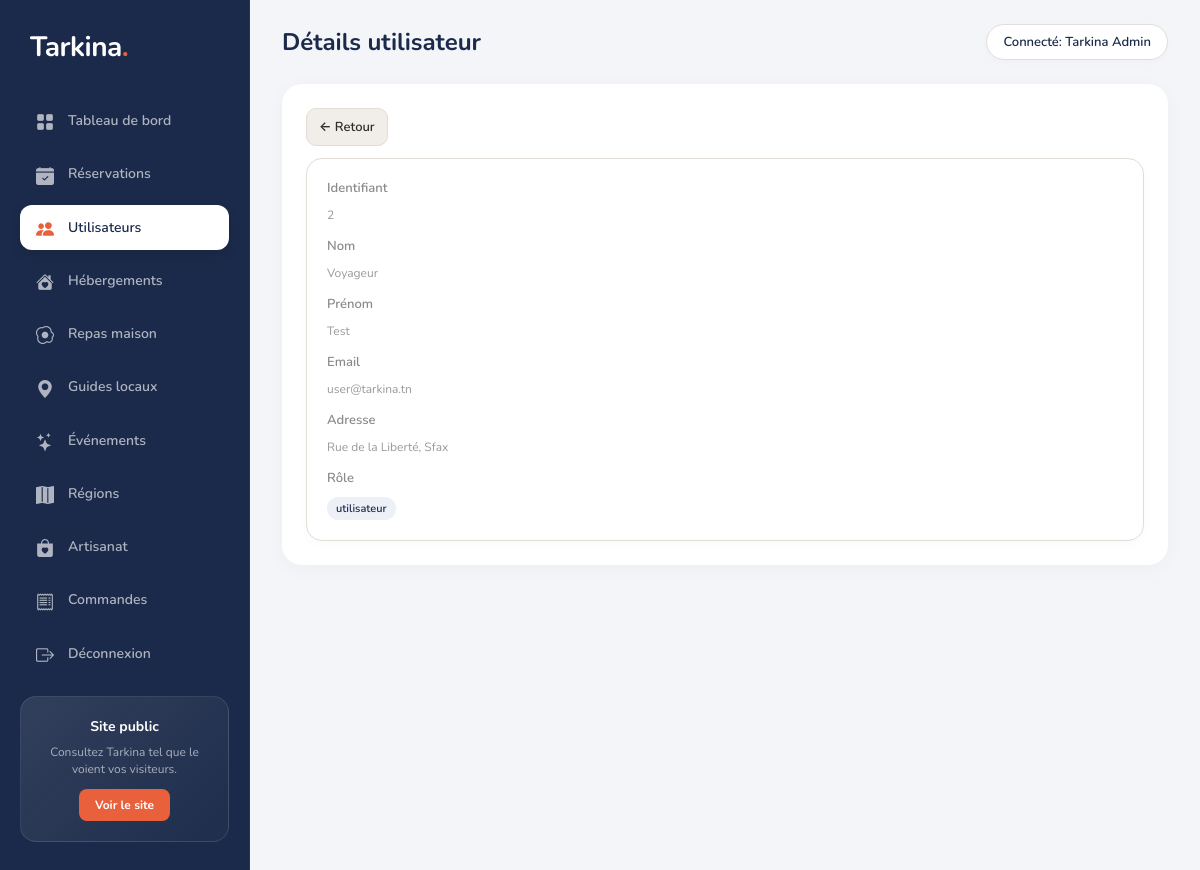
The app's page /admin/user-details.php?id=2 (signed in) with its own data.
### tables this page shows
CREATE TABLE `utilisateur` (
  `id` int(10) unsigned NOT NULL AUTO_INCREMENT,
  `nom` varchar(100) NOT NULL,
  `prenom` varchar(100) NOT NULL,
  `email` varchar(150) NOT NULL,
  `mot_de_passe` varchar(255) NOT NULL,
  `role` varchar(50) NOT NULL DEFAULT 'utilisateur',
  `adresse` varchar(255) DEFAULT NULL,
  `telephone` varchar(50) DEFAULT NULL,
  `ville` varchar(100) DEFAULT NULL,
  `bio` text DEFAULT NULL,
  `photo_profil` varchar(500) DEFAULT NULL,
  `date_inscription` timestamp NOT NULL DEFAULT current_timestamp(),
  `created_at` timestamp NULL DEFAULT current_timestamp(),
  PRIMARY KEY (`id`),
  UNIQUE KEY `email` (`email`)
);

### admin/user-details.php (the view, shortened to what this page needs)
<?php
require_once __DIR__ . '/includes/auth_admin.php';
$userId = isset($_GET['id']) ? (int) $_GET['id'] : 0;
$user = null;
if ($userId > 0) {
    $sql = 'SELECT id, nom, prenom, email, adresse, role FROM utilisateur WHERE id = ? LIMIT 1';
    $stmt = mysqli_prepare($conn, $sql);
    if ($stmt !== false) {
        mysqli_stmt_bind_param($stmt, 'i', $userId);
        mysqli_stmt_execute($stmt);
        mysqli_stmt_bind_result($stmt, $idDb, $nomDb, $prenomDb, $emailDb, $adresseDb, $roleDb);
        if (mysqli_stmt_fetch($stmt)) {
            $user = [
                'id' => (int) $idDb,
                'nom' => $nomDb,
                'prenom' => $prenomDb,
                'email' => $emailDb,
                'adresse' => $adresseDb,
                'role' => $roleDb
            ];
        }
    }
}
$pageHeading = 'Détails utilisateur';
require_once __DIR__ . '/includes/header.php';
require_once __DIR__ . '/includes/sidebar.php';
?>
<main class="admin-content">
  <div class="content-wrap">
    <div class="topbar">
      <h1><?php echo htmlspecialchars($pageHeading); ?></h1>
      <div class="admin-chip">Connecté: <?php echo htmlspecialchars($_SESSION['user_name']); ?></div>
    </div>
    <div class="page-body">
      <a href="users.php" class="btn-small btn-soft" style="margin-bottom:12px;">&larr; Retour</a>
      <?php if ($user === null): ?>
        <div class="flash error">Utilisateur introuvable.</div>
      <?php else: ?>
        <div class="stat-card">
          <div class="stat-label">Identifiant</div>
          <div class="muted"><?php echo (int) $user['id']; ?></div>
          <div class="stat-label" style="margin-top:14px;">Nom</div>
          <div class="muted"><?php echo htmlspecialchars($user['nom']); ?></div>
          <div class="stat-label" style="margin-top:14px;">Prénom</div>
          <div class="muted"><?php echo htmlspecialchars($user['prenom']); ?></div>
          <div class="stat-label" style="margin-top:14px;">Email</div>
          <div class="muted"><?php echo htmlspecialchars($user['email']); ?></div>
          <div class="stat-label" style="margin-top:14px;">Adresse</div>
          <div class="muted"><?php echo htmlspecialchars($user['adresse']); ?></div>
          <div class="stat-label" style="margin-top:14px;">Rôle</div>
          <div class="muted">
            <span class="role-pill <?php echo $user['role'] === 'admin' ? 'admin' : ''; ?>">
              <?php echo htmlspecialchars($user['role']); ?>
            </span>
          </div>
        </div>
      <?php endif; ?>
    </div>
  </div>
</main>
<?php require_once __DIR__ . '/includes/footer.php'; ?>

### assets/css/typography.css (style rules this page uses)
body, h1, h2, h3, h4, h5, h6, p, a, span, li, ul, ol, label, button, input, select, textarea, small, strong, b, em, td, th, blockquote, figcaption, div, section, article, aside, header, footer, nav { font-family: 'Nunito', 'Segoe UI', system-ui, -apple-system, sans-serif !important; }

### admin/includes/header.php (style rules this page uses)
*, *::before, *::after { box-sizing: border-box; margin: 0; padding: 0; }
:root { --navy: #1B2A4A; --coral: #E8603C; --cream: #FAF7F2; --charcoal: #2D2D2D; --grey: #8A8A8A; --border: #E2DDD6; --white: #ffffff; --panel: #f7f4ef; --bg-light: #f3f5f8; }
body { font-family: 'DM Sans', sans-serif; background: var(--bg-light); color: #333; min-height: 100vh; }
.admin-content { flex: 1; display: flex; flex-direction: column; min-width: 0; }
.content-wrap { flex: 1; display: flex; flex-direction: column; padding: 24px 32px; }
.topbar { display: flex; align-items: center; justify-content: space-between; margin-bottom: 24px; }
.topbar h1 { font-size: 24px; font-weight: 700; color: var(--navy); }
.admin-chip { background: var(--white); border: 1px solid var(--border); border-radius: 999px; padding: 8px 16px; color: var(--navy); font-weight: 600; font-size: 13px; box-shadow: 0 2px 8px rgba(0,0,0,0.02); }
.page-body { background: var(--white); border-radius: 20px; padding: 24px; box-shadow: 0 4px 20px rgba(0,0,0,0.03); }
.stat-card { border: 1px solid var(--border); border-radius: 16px; background: var(--white); padding: 20px; box-shadow: 0 4px 12px rgba(0,0,0,0.02); }
.stat-label { color: var(--grey); font-size: 13px; margin-bottom: 10px; font-weight: 600; }
.muted { margin-top: 8px; color: #999; font-size: 12px; }
.btn-small { display: inline-block; border: none; border-radius: 10px; padding: 9px 12px; text-decoration: none; cursor: pointer; font-size: 13px; font-weight: 600; font-family: 'DM Sans', sans-serif; }
.btn-soft { background: #f1eee9; color: #2d2d2d; border: 1px solid var(--border); }
.role-pill { display: inline-block; padding: 4px 9px; border-radius: 999px; font-size: 11px; font-weight: 600; background: #edf0f7; color: var(--navy); }

### records on screen
utilisateur: id "2", nom "Voyageur", prenom "Test", email "user@tarkina.tn", adresse "Rue de la Liberté, Sfax", role "utilisateur"

### other values on screen
$pageHeading "Détails utilisateur"
$_SESSION['user_name'] "Tarkina Admin"
